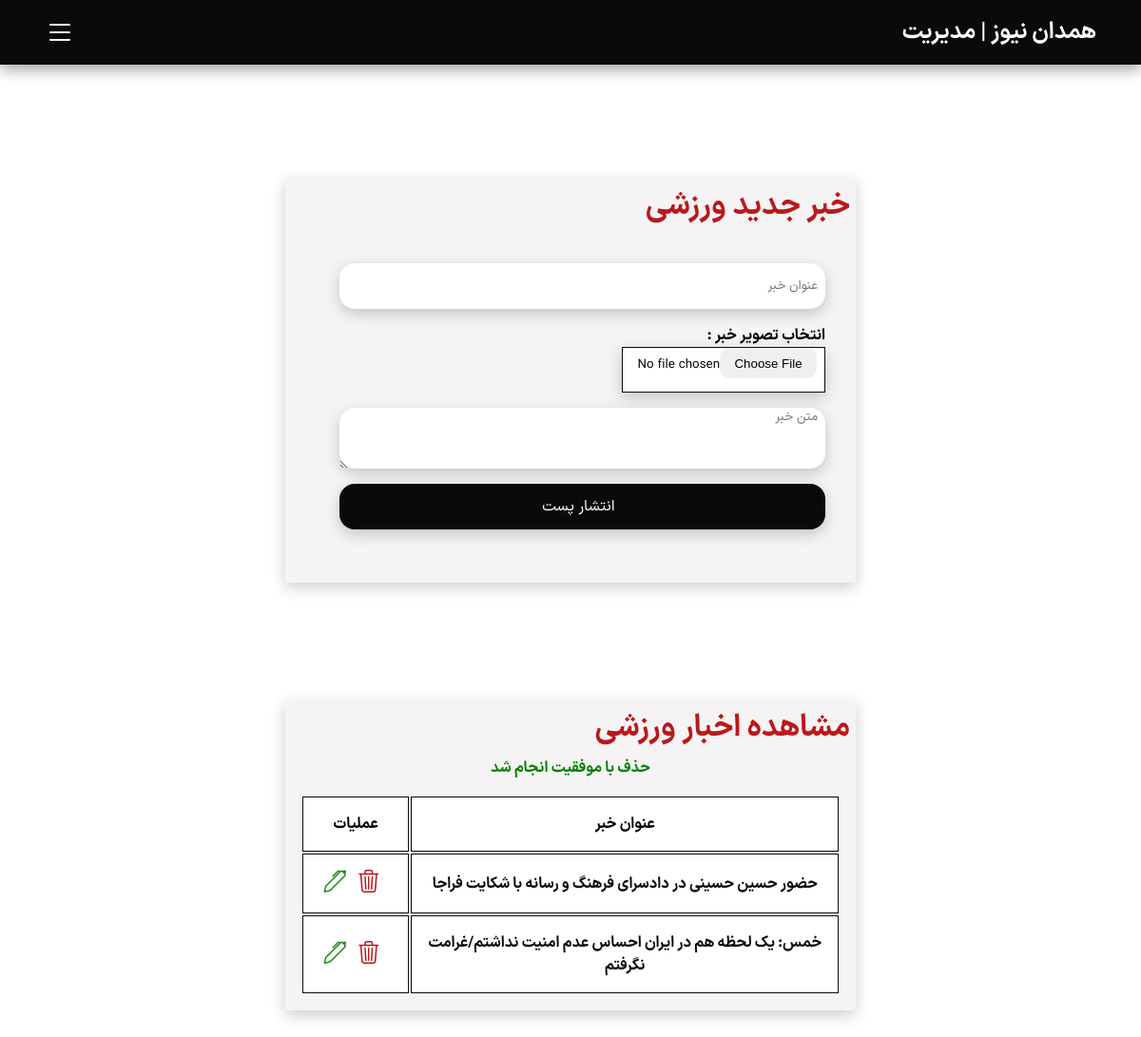
Screenshot of /panel/sport.php?delok=5000 (signed in) with the database file from the repository.
### tables this page shows
CREATE TABLE `sport` (
  `id` int(11) NOT NULL,
  `title` varchar(200) NOT NULL,
  `image` varchar(200) NOT NULL,
  `content` text NOT NULL,
  `Category` varchar(20) NOT NULL
);

### panel/Sport.php (the view, shortened to what this page needs)
<html lang="en">
<head>
  <link rel="stylesheet" href="../Style/style.css" />
  <link rel="stylesheet" href="../style/bootstrap-icons.css" />
  <link rel="stylesheet" href="https://cdn.jsdelivr.net/npm/bootstrap-icons@1.11.3/font/bootstrap-icons.min.css" />
  <?php
  include "config.php";
  ?>
</head>
<body>
  <div class="all-web">
    <?php include "nav.php"; ?>
    <nav class="navbar navpanel">
      <div class="navbar-center">
        <div class="nav-header">
          <h3>همدان نیوز | مدیریت</h3>
          <button type="button" class="nav-toggle" id="nav-toggle">
            <i class="bi bi-list"></i>
          </button>
        </div>
      </div>
    </nav>
    <div class="panel-welocome">
      <div class="panel-box post-box">
        <h2 class="titr panel-titr">خبر جدید ورزشی</h2>
        <div class="form-panel">
          <form action="../code.php" method="Post" enctype="multipart/form-data">
            <input type="text" placeholder="عنوان خبر " class="input-form" name="title" required />
            <label>انتخاب تصویر خبر :</label><br />
            <input class="input-form input-photo" type="file" name="files" required />
            <textarea class="input-form textarea-form" placeholder="متن خبر " name="content" required></textarea>
            <input class="input-form submit-form" type="submit" name="btnsportsend" value="انتشار پست" />
            <br />
          </form>
        </div>
      </div>
    </div>
    <div class=" panel-manage">
      <div class="panel-box post-box">
        <h2 class="titr panel-titr">مشاهده اخبار ورزشی</h2>
        <center>
          <?php
          if (isset($_GET["delok"])) {
            echo "<center><font color=green>حذف با موفقیت انجام شد</font></center>";
          }
          ?>
        </center>
        <div class="table-panel">
          <table class="table-p">
            <tr class="table-row">
              <td class="table-col">عنوان خبر</td>
              <td class="table-col">عملیات</td>
            </tr>
            <?php
            $query = "SELECT * FROM `sport` ORDER BY `id` DESC";
            $result = mysqli_query($link, $query);
            while ($row = mysqli_fetch_array($result)) {
              ?>
              <tr class="table-row">
                <td class="table-col to">
                  <a href="<?php echo "../news-sport.php?postid=$row[id]" ?>">
                    <?php echo "$row[title]" ?>
                  </a>
                </td>
                <td class="table-col tl">
                  <a href="<?php echo "../code.php?sportid=$row[id]" ?>"> <i class=" bi bi-trash3 b red"></i></a>
                  <a href="<?php echo "edit-political.php?postid=$row[id]" ?>"><i class="bi bi-pen b green"></i></a>
                </td>
              </tr>
            <?php } ?>
          </table>
        </div>
      </div>
    </div>
  </div>
</body>
</html>

### Style/Style.css (style rules this page uses)
:root { --black: #0b090a; --darkgray: #161a1d; --darkred: #660708; --red: #ba181b; --lightred: #a4161a; --lightred2: #e5383b; --silver: #b1a7a6; --lightsilver: #d3d3d3; --darkwhite: #f5f3f4; --withe: #ffffff; --iransans: "iransans"; --iransans-bold: "iransans-bold"; --transition: all 0.3s linear; --light-shadow: 0 5px 15px rgba(0, 0, 0, 0.1); --dark-shadow: 0 5px 15px rgba(0, 0, 0, 0.2); }
* { padding: 0; margin: 0; box-sizing: border-box; }
body { font-family: var(--iransans-bold); direction: rtl; }
a { text-decoration: none; }
h2 { font-size: 2rem; color: #0b090a; }
h3 { font-size: 1.25rem; }
@media screen and (min-width: 800px) { h2 { font-size: 2rem; } }
@media screen and (min-width: 800px) { tr, th, h3 { font-size: 1.5rem; } }
@media screen and (min-width: 800px) { body { font-size: 1rem; } }
.navbar { position: fixed; top: 0; right: 0; z-index: 2; background: var(--red); width: 100%; box-shadow: var(--dark-shadow); }
.nav-header { display: flex; justify-content: space-between; align-items: center; padding: 1rem 2rem; }
.navbar-center { width: 100%; max-width: 1170px; margin: 0 auto; }
.nav-header { color: var(--withe); font-size: 1.5rem; }
.nav-toggle { font-size: 2rem; background: transparent; border: none; cursor: pointer; color: var(--withe); }
.titr { color: var(--red); margin-right: 2rem; }
a { color: #0b090a; }
table, th, td { width: 100%; border: 1px solid var(--black); padding: 1rem; }
@media screen and (min-width: 768px) { table, th, td { width: 100%; } }
@media screen and (min-width: 1024px) { table, th, td { width: 100%; } }
.navpanel { background: var(--black); }
.panel-welocome { display: flex; justify-content: center; align-items: center; height: 100%; width: 100%; }
.panel-box { background: var(--darkwhite); box-shadow: var(--dark-shadow); height: 50%; width: 50%; max-width: 1200px; }
.panel-titr { margin: 1%; }
.form-panel { margin: 0 1rem 0 0; padding: 1rem; width: 100%; }
.input-form { display: block; width: 90%; height: auto; min-height: 3rem; border-radius: 1rem; font-family: var(--iransans); border: none; color: #0b090a; padding: 0 0.5rem 0 0; margin-bottom: 1rem; box-shadow: var(--dark-shadow); }
.input-photo { width: auto; height: auto; background: var(--withe); border: #0b090a solid 1px; align-items: center; justify-content: center; border-radius: 0; }
.textarea-form { min-height: 4rem; }
.panel-box { width: 50%; height: auto; }
.submit-form { background: var(--black); color: var(--withe); font-size: 1rem; cursor: pointer; }
.table-panel { width: 100%; border: none; }
.table-p { border: none; }
.table-row { border: none; }
.table-col { text-align: center; background-color: var(--withe); min-width: 2rem; width: auto; }
.to { width: 80%; }
.tl { width: 20%; }
@media screen and (min-width: 768px) { .table-col { font-size: 1rem; } }
.b { cursor: pointer; font-size: 1.5rem; margin-right: 0.5rem; }
.red { color: #ba181b; }
.green { color: #218a1a; }
.panel-manage { display: flex; align-items: center; justify-content: center; margin-bottom: 2rem; margin-top: -4rem; }

### rows the page displays
sport: title "حضور حسین حسینی در دادسرای فرهنگ و رسانه با شکایت فراجا"
sport: title "خمس: یک لحظه هم در ایران احساس عدم امنیت نداشتم/غرامت نگرفتم"
